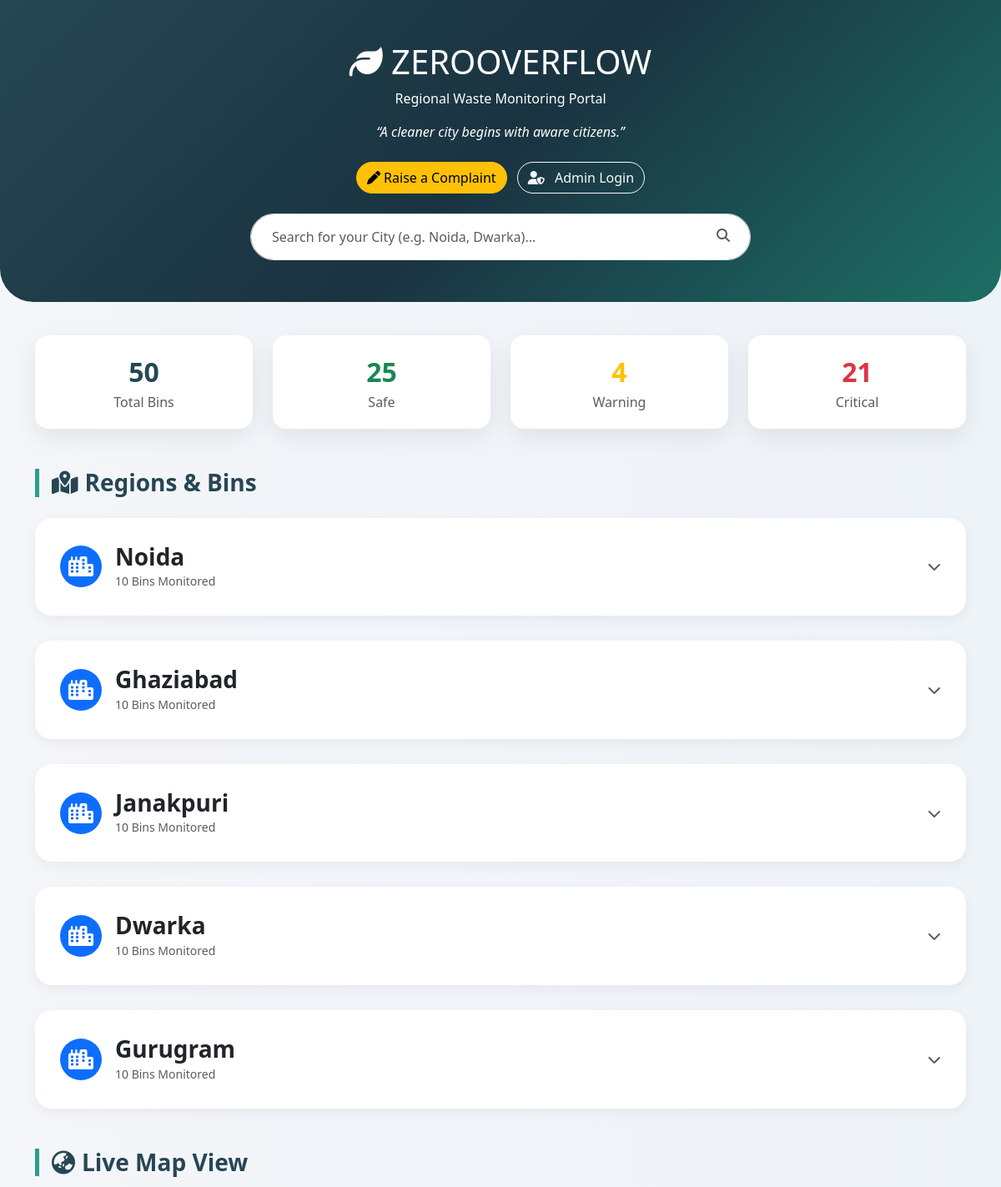
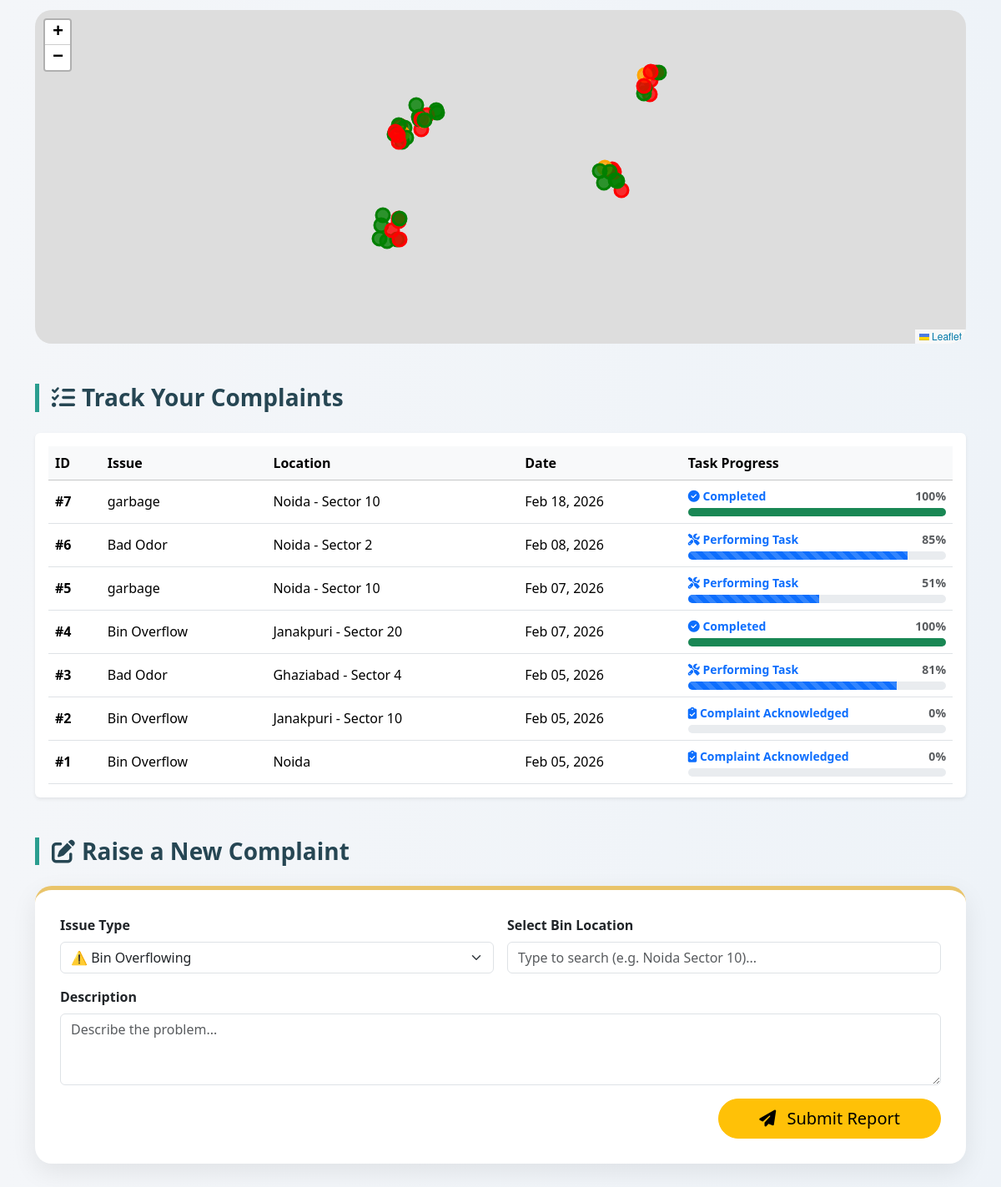
The page / on the database its author committed (2 pictures, top to bottom).
### home/models.py (models this page shows, shortened)
class GarbageBin(models.Model):
    location = models.CharField(max_length=200)
    fill_level = models.IntegerField(default=0)
    status = models.CharField(max_length=20, default='safe')
    last_emptied = models.DateTimeField(default=timezone.now)
    overflow_risk = models.BooleanField(default=False)

class Complaint(models.Model):
    COMPLAINT_TYPES = [
        ('overflow', 'Bin Overflow'),
        ('smell', 'Bad Odor'),
        ('damaged', 'Damaged Bin'),
        ('not_emptied', 'Not Emptied Regularly'),
        ('other', 'Other'),
    ]
    complaint_type = models.CharField(max_length=50, choices=COMPLAINT_TYPES)
    description = models.TextField()
    location = models.CharField(max_length=300)
    reported_by = models.CharField(max_length=100, default='Anonymous')
    contact_info = models.CharField(max_length=100, blank=True)
    status = models.CharField(max_length=20, default='pending', choices=[
        ('pending', 'Pending'),
        ('acknowledged', 'Acknowledged'),
        ('resolved', 'Resolved')
    ])
    created_at = models.DateTimeField(auto_now_add=True)
    gov_notified = models.BooleanField(default=False)
    progress_percentage = models.IntegerField(default=0)

### government/views.py (the view)
# urls.py: path('', user_views.gov_dashboard, name='gov_dashboard'),
def gov_dashboard(request):
    all_bins = GarbageBin.objects.all()
    city_groups = {
        'Noida': [],
        'Ghaziabad': [],
        'Janakpuri': [],
        'Dwarka': [],
        'Gurugram': []
    }
    for bin_obj in all_bins:
        hours = (timezone.now() - bin_obj.last_emptied).total_seconds() / 3600
        bin_obj.overflow_risk = predict_overflow(bin_obj.fill_level, hours)
        bin_obj.save()
        added = False
        for city in city_groups.keys():
            if city in bin_obj.location:
                city_groups[city].append(bin_obj)
                added = True
                break
    total_bins = all_bins.count()
    safe_bins = all_bins.filter(status='safe').count()
    warning_bins = all_bins.filter(status='warning').count()
    critical_bins = all_bins.filter(status='critical').count()
    complaints = Complaint.objects.all().order_by('-created_at')
    context = {
        'city_groups': city_groups,
        'all_bins': all_bins,       # Needed for Map & Dropdown
        'complaints': complaints,
        'total_bins': total_bins,
        'safe_bins': safe_bins,
        'warning_bins': warning_bins,
        'critical_bins': critical_bins,
    }
    return render(request, 'government/user_dashboard.html', context)

### home/ai_model.py (called while the page is built)
def predict_overflow(fill_level, hours_since_last_collection):
    DAYS_20_IN_HOURS =  20 * 24
    if fill_level >= 80 and hours_since_last_collection >= DAYS_20_IN_HOURS:
        return True
    return False

### government/templates/government/user_dashboard.html (shortened to what this page needs)
<!DOCTYPE html>
<html lang="en">
<head>
    <link href="https://cdn.jsdelivr.net/npm/bootstrap@5.3.2/dist/css/bootstrap.min.css" rel="stylesheet">
    <link href="https://cdnjs.cloudflare.com/ajax/libs/font-awesome/6.5.0/css/all.min.css" rel="stylesheet">
    <link href="https://cdnjs.cloudflare.com/ajax/libs/aos/2.3.4/aos.css" rel="stylesheet">
    <link rel="stylesheet" href="https://unpkg.com/leaflet@1.9.4/dist/leaflet.css" />
</head>
<body>
<div class="hero text-center">
    <h1><i class="fas fa-leaf"></i> ZEROOVERFLOW</h1>
    <p>Regional Waste Monitoring Portal</p>
    <p><em>“A cleaner city begins with aware citizens.”</em></p>
    <div class="mt-4">
        <a href="#raiseComplaint" class="btn btn-warning action-btn me-2">
            <i class="fas fa-pen"></i> Raise a Complaint
        </a>
        <a href="{% url 'login' %}" class="btn btn-outline-light action-btn">
            <i class="fas fa-user-shield me-2"></i> Admin Login
        </a>
    </div>
    <div class="d-flex justify-content-center mt-4">
        <div style="width: 100%; max-width: 600px; position: relative;">
            <input type="text" id="citySearchInput" class="form-control" style="border-radius: 50px; padding: 15px 25px;" placeholder="Search for your City (e.g. Noida, Dwarka)...">
            <i class="fas fa-search position-absolute text-muted" style="right: 25px; top: 18px;"></i>
        </div>
    </div>
</div>
<div class="container mb-5">
    <div class="row g-4 mb-5">
        <div class="col-md-3"><div class="stat-card"><div class="stat-value">{{ total_bins }}</div><div class="text-muted">Total Bins</div></div></div>
        <div class="col-md-3"><div class="stat-card"><div class="stat-value text-success">{{ safe_bins }}</div><div class="text-muted">Safe</div></div></div>
        <div class="col-md-3"><div class="stat-card"><div class="stat-value text-warning">{{ warning_bins }}</div><div class="text-muted">Warning</div></div></div>
        <div class="col-md-3"><div class="stat-card"><div class="stat-value text-danger">{{ critical_bins }}</div><div class="text-muted">Critical</div></div></div>
    </div>
    <h3 class="section-title"><i class="fas fa-map-marked-alt me-2"></i>Regions & Bins</h3>
    <div id="cityContainer">
        {% for city_name, city_bins in city_groups.items %}
        <div class="city-section-container" data-city-name="{{ city_name|lower }}">
            <div class="d-flex justify-content-between align-items-center city-header" data-bs-toggle="collapse" data-bs-target="#collapse{{ forloop.counter }}">
                <div class="d-flex align-items-center">
                    <div class="bg-primary text-white rounded-circle d-flex align-items-center justify-content-center me-3" style="width: 50px; height: 50px; font-size: 1.5rem;"><i class="fas fa-city"></i></div>
                    <div><h3 class="mb-0 fw-bold text-dark">{{ city_name }}</h3><small class="text-muted">{{ city_bins|length }} Bins Monitored</small></div>
                </div>
                <i class="fas fa-chevron-down text-muted"></i>
            </div>
        </div>
        {% endfor %}
    </div>
    <h3 class="section-title mt-5"><i class="fas fa-globe-asia me-2"></i>Live Map View</h3>
    <div id="map"></div>
    <h3 class="section-title mt-5"><i class="fas fa-tasks me-2"></i>Track Your Complaints</h3>
    <div class="table-responsive bg-white rounded shadow-sm p-3">
        <table class="table table-hover align-middle mb-0">
            <thead class="table-light"><tr><th>ID</th><th>Issue</th><th>Location</th><th>Date</th><th style="width: 30%;">Task Progress</th></tr></thead>
            <tbody>
    {% for c in complaints %}
    <tr>
        <td><strong>#{{ c.id }}</strong></td>
        <td>{{ c.get_complaint_type_display }}</td>
        <td>{{ c.location }}</td>
        <td>{{ c.created_at|date:"M d, Y" }}</td>
        <td>
            <div class="d-flex justify-content-between mb-1">
                <span class="fw-bold small text-primary">
                    {% if c.progress_percentage == 100 %}
                        <i class="fas fa-check-circle"></i> Completed
                    {% elif c.progress_percentage >= 90 %}
                        <i class="fas fa-hourglass-end"></i> Almost Completed
                    {% elif c.progress_percentage >= 40 %}
                        <i class="fas fa-tools"></i> Performing Task
                    {% else %}
                        <i class="fas fa-clipboard-check"></i> Complaint Acknowledged
                    {% endif %}
                </span>
                <small class="text-muted fw-bold">{{ c.progress_percentage }}%</small>
            </div>
            <div class="progress" style="height: 10px; border-radius: 5px;">
                <div class="progress-bar
                    {% if c.progress_percentage == 100 %}bg-success
                    {% elif c.progress_percentage >= 90 %}bg-info
                    {% elif c.progress_percentage >= 40 %}bg-primary progress-bar-striped progress-bar-animated
                    {% else %}bg-warning text-dark{% endif %}"
                    role="progressbar"
                    style="width: {{ c.progress_percentage }}%;">
                </div>
            </div>
        </td>
    </tr>
              {% empty %}<tr><td colspan="5" class="text-center py-4">No complaints raised yet.</td></tr>{% endfor %}
           </tbody>
        </table>
    </div>
    <h3 class="section-title mt-5"><i class="fas fa-pen-to-square me-2"></i>Raise a New Complaint</h3>
    <div class="complaint-form-card" id="raiseComplaint">
        <form method="POST" action="{% url 'complaint' %}">
            <div class="row g-3">
                <div class="col-md-6">
                    <label class="form-label fw-bold">Issue Type</label>
                    <select class="form-select" name="complaint_type" required>
                        <option value="overflow">⚠️ Bin Overflowing</option>
                    </select>
                </div>
                <div class="col-md-6">
                    <label class="form-label fw-bold">Select Bin Location</label>
                    <input class="form-control" list="binOptions" name="location" placeholder="Type to search (e.g. Noida Sector 10)..." required autocomplete="off">
                </div>
                <div class="col-12">
                    <label class="form-label fw-bold">Description</label>
                    <textarea class="form-control" name="description" rows="3" placeholder="Describe the problem..." required></textarea>
                </div>
                <div class="col-12 text-end">
                    <button type="submit" class="btn btn-warning btn-lg action-btn px-5"><i class="fas fa-paper-plane me-2"></i> Submit Report</button>
                </div>
            </div>
        </form>
    </div>
</div>
</body>
</html>

### government/templates/government/user_dashboard.html (style rules this page uses)
:root { --primary: #2a9d8f; --primary-dark: #1d6f65; --secondary: #264653; --danger: #e76f51; --warning: #e9c46a; --success: #2a9d8f; }
body { background: linear-gradient(to right, #f4f6f9, #eef3f8); font-family: 'Segoe UI', sans-serif; }
.hero { background: linear-gradient(135deg, var(--secondary) 0%, #1a3340 50%, var(--primary-dark) 100%); color: white; padding: 50px 30px; border-radius: 0 0 40px 40px; margin-bottom: 40px; }
.stat-card { background: white; border-radius: 16px; padding: 20px; box-shadow: 0 10px 30px rgba(0,0,0,0.08); text-align: center; transition: transform 0.3s ease; }
.stat-value { font-size: 2rem; font-weight: 700; color: var(--secondary); }
.city-section-container { background: white; border-radius: 20px; padding: 20px; margin-bottom: 30px; box-shadow: 0 5px 15px rgba(0,0,0,0.05); }
.city-header { cursor: pointer; padding: 10px; border-radius: 10px; transition: background 0.3s; }
#map { height: 400px; width: 100%; border-radius: 20px; z-index: 1; }
.complaint-form-card { background: white; border-radius: 20px; padding: 30px; box-shadow: 0 10px 30px rgba(0,0,0,0.08); border-top: 5px solid var(--warning); }
.section-title { color: var(--secondary); font-weight: 700; border-left: 5px solid var(--primary); padding-left: 15px; margin-bottom: 25px; }
.action-btn { border-radius: 30px; }

### rows shown on the page
GarbageBin: city_name "Noida", city_bins "10"
GarbageBin: city_name "Ghaziabad", city_bins "10"
GarbageBin: city_name "Janakpuri", city_bins "10"
GarbageBin: city_name "Dwarka", city_bins "10"
GarbageBin: city_name "Gurugram", city_bins "10"
Complaint: id "7", complaint_type "garbage", location "Noida - Sector 10", created_at "Feb 18, 2026", shows "Completed", progress_percentage "100"
Complaint: id "6", complaint_type "Bad Odor", location "Noida - Sector 2", created_at "Feb 08, 2026", shows "Performing Task", progress_percentage "85"
Complaint: id "5", complaint_type "garbage", location "Noida - Sector 10", created_at "Feb 07, 2026", shows "Performing Task", progress_percentage "51"
Complaint: id "4", complaint_type "Bin Overflow", location "Janakpuri - Sector 20", created_at "Feb 07, 2026", shows "Completed", progress_percentage "100"
Complaint: id "3", complaint_type "Bad Odor", location "Ghaziabad - Sector 4", created_at "Feb 05, 2026", shows "Performing Task", progress_percentage "81"
Complaint: id "2", complaint_type "Bin Overflow", location "Janakpuri - Sector 10", created_at "Feb 05, 2026", shows "Complaint Acknowledged", progress_percentage "0"
Complaint: id "1", complaint_type "Bin Overflow", location "Noida", created_at "Feb 05, 2026", shows "Complaint Acknowledged", progress_percentage "0"

### other values the page prints
{{ total_bins }} "50"
{{ safe_bins }} "25"
{{ warning_bins }} "4"
{{ critical_bins }} "21"
